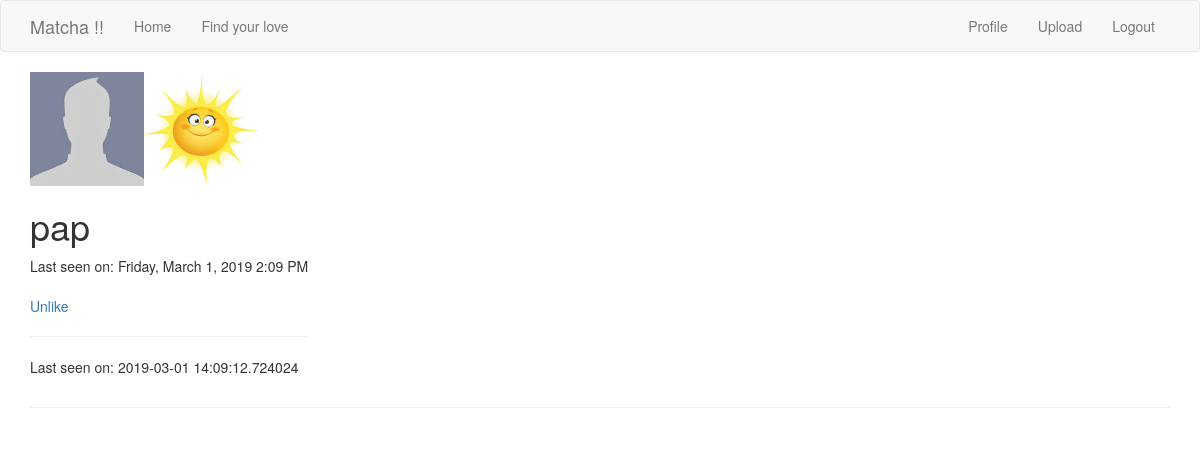
The page /user/pap/ (signed in) on the database its author committed.
### app/models.py (models this page shows, shortened)
class User(UserMixin, db.Model):
    id = db.Column(db.Integer, primary_key=True)
    username = db.Column(db.String(64), index=True, unique=True)
    firstname = db.Column(db.String(64), index=True)
    email = db.Column(db.String(120), index=True, unique=True)
    password_hash = db.Column(db.String(128))
    age = db.Column(db.Integer, index=True)
    sexpref = db.Column(db.String(64), index=True)
    fame = db.Column(db.Integer, index=True)
    bio = db.Column(db.String(256), index=True)
    last_seen = db.Column(db.DateTime, default=datetime.utcnow)
    path_pic = db.Column(db.String(120), index=True, default=None)
    liked = db.relationship(
        'User', secondary=likes,
        primaryjoin=(likes.c.likes_id == id),
        secondaryjoin=(likes.c.liked_id == id),
        backref=db.backref('likes', lazy='dynamic'),lazy='dynamic'
    )
    def does_like(self, user):
        return self.liked.filter(likes.c.liked_id == user.id).count() > 0

### app/routes.py (the view)
@app.route('/user/<username>/')
@login_required
def user(username):
    user = User.query.filter_by(username=username).first_or_404()
    if not user.path_pic:
        fullfilename = ''
    else :
        fullfilename = os.listdir(os.path.join(app.config['UPLOAD_FOLDER'] + username))
    return render_template('user.html', title='Profile', user=user, user_image = fullfilename, path_pic = user.path_pic)

### app/models.py (called while the page is built)
@login.user_loader
def load_user(id):
    return User.query.get(int(id))

### app/routes.py (called while the page is built)
@app.before_request
def before_request():
    if current_user.is_authenticated:
        current_user.last_seen = datetime.utcnow()
        db.session.commit()

### app/templates/user.html (shortened to what this page needs)
{% extends "base.html" %}
{% block app_content %}
    <table>
        <tr valign="top">
            {% for image in user_image: %}
                <img src="{{ path_pic + '/' + image }}" alt="Beer" style="width:10%">
            {% endfor %}
            <td>
                <h1>{{ user.username }}</h1>
                {% if user.last_seen %}
                    <p>Last seen on: {{ moment(user.last_seen).format('LLLL') }}</p>
                {% endif %}
                {% if user == current_user %}
                    <p><a href="{{ url_for('edit_profile') }}">Edit your profile</a></p>
                {% elif not current_user.does_like(user) %}
                    <p><a href="{{ url_for('like', username=user.username) }}">Like</a></p>
                {% else %}
                    <p><a href="{{ url_for('unlike', username=user.username) }}">Unlike</a></p>
                {% endif %}
    <hr>
                {% if user.last_seen %}<p>Last seen on: {{ user.last_seen }}</p>{% endif %}
            </td>
        </tr>
    </table>
    <hr>
{% endblock %}

### app/templates/base.html (shortened to what this page needs)
{% extends 'bootstrap/base.html' %}
    {% block navbar %}
        <nav class="navbar navbar-default">
            <div class="container">
                <div class="navbar-header">
                    <a class="navbar-brand" href="{{ url_for('index') }}">Matcha !!</a>
                </div>
                <div class="collapse navbar-collapse" id="bs-example-navbar-collapse-1">
                    <ul class="nav navbar-nav">
                        <li><a href="{{ url_for('index') }}">Home</a></li>
                        {% if not current_user.is_anonymous %}
                            <li><a href="{{ url_for('explore') }}">Find your love</a></li>
                        {% endif %}
                    </ul>
                    <ul class="nav navbar-nav navbar-right">
                        {% if current_user.is_anonymous %}
                        <li><a href="{{ url_for('login') }}">Login</a></li>
                        {% else %}
                        <li><a href="{{ url_for('user', username=current_user.username) }}">Profile</a></li>
                        <li><a href="{{ url_for('upload') }}">Upload</a></li>
                        <li><a href="{{ url_for('logout') }}">Logout</a></li>
                        {% endif %}
                    </ul>
                </div>
            </div>
        </nav>
    {% endblock %}
    {% block content %}
        <div class="container">
            {% block app_content %}{% endblock %}
        </div>
    {% endblock %}

### rows shown on the page
User: path_pic (picture), username "pap", last_seen "Friday, March 1, 2019 2:09 PM", last_seen "2019-03-01 14:09:12.724024"
